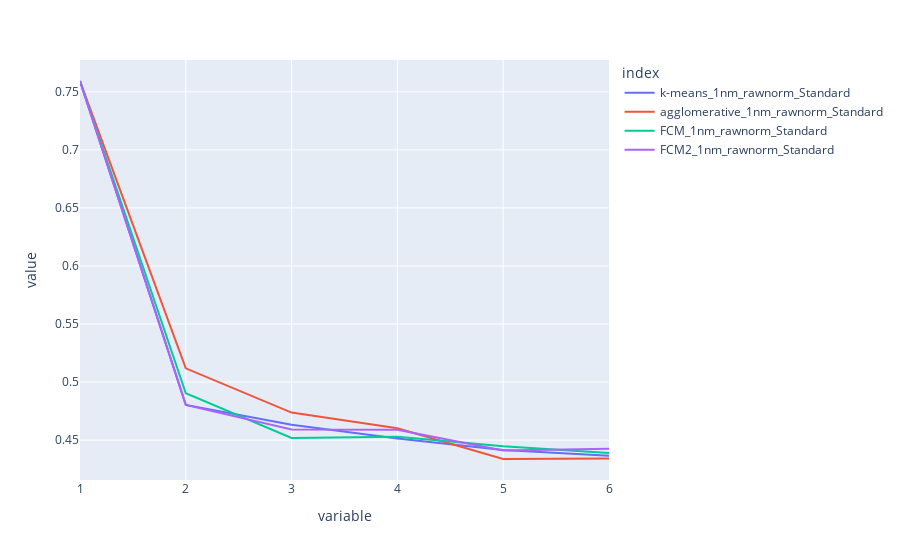

The code cell stored with this chart in its notebook:
### Markdown cell above
# Testing different clustering algos

### Code cell
fig = plot_clustering_results('../data/', [1], [['raw', 'norm']], ['Standard'], ['k-means', 'agglomerative', 'FCM', 'FCM2'])
fig

### Figure 1 — Plotly figure (JSON) as saved in the notebook; plotly's stock layout.template omitted (floating-point values rounded to 4 significant figures)
{"data": [{"hovertemplate": "index=k-means_1nm_rawnorm_Standard<br>variable=%{x}<br>value=%{y}<extra></extra>", "legendgroup": "k-means_1nm_rawnorm_Standard", "line": {"color": "#636efa", "dash": "solid"}, "mode": "lines", "name": "k-means_1nm_rawnorm_Standard", "orientation": "v", "showlegend": true, "type": "scatter", "x": ["1", "2", "3", "4", "5", "6"], "xaxis": "x", "y": [0.7593, 0.4803, 0.4633, 0.4514, 0.4414, 0.4366], "yaxis": "y"}, {"hovertemplate": "index=agglomerative_1nm_rawnorm_Standard<br>variable=%{x}<br>value=%{y}<extra></extra>", "legendgroup": "agglomerative_1nm_rawnorm_Standard", "line": {"color": "#EF553B", "dash": "solid"}, "mode": "lines", "name": "agglomerative_1nm_rawnorm_Standard", "orientation": "v", "showlegend": true, "type": "scatter", "x": ["1", "2", "3", "4", "5", "6"], "xaxis": "x", "y": [0.7593, 0.5118, 0.4737, 0.4601, 0.4337, 0.4341], "yaxis": "y"}, {"hovertemplate": "index=FCM_1nm_rawnorm_Standard<br>variable=%{x}<br>value=%{y}<extra></extra>", "legendgroup": "FCM_1nm_rawnorm_Standard", "line": {"color": "#00cc96", "dash": "solid"}, "mode": "lines", "name": "FCM_1nm_rawnorm_Standard", "orientation": "v", "showlegend": true, "type": "scatter", "x": ["1", "2", "3", "4", "5", "6"], "xaxis": "x", "y": [0.7593, 0.4903, 0.4518, 0.4529, 0.4446, 0.4389], "yaxis": "y"}, {"hovertemplate": "index=FCM2_1nm_rawnorm_Standard<br>variable=%{x}<br>value=%{y}<extra></extra>", "legendgroup": "FCM2_1nm_rawnorm_Standard", "line": {"color": "#ab63fa", "dash": "solid"}, "mode": "lines", "name": "FCM2_1nm_rawnorm_Standard", "orientation": "v", "showlegend": true, "type": "scatter", "x": ["1", "2", "3", "4", "5", "6"], "xaxis": "x", "y": [0.7593, 0.4803, 0.4592, 0.4588, 0.441, 0.4426], "yaxis": "y"}], "layout": {"autosize": true, "legend": {"title": {"text": "index"}, "tracegroupgap": 0}, "margin": {"t": 60}, "xaxis": {"anchor": "y", "autorange": true, "domain": [0, 1], "range": [0, 5], "title": {"text": "variable"}, "type": "category"}, "yaxis": {"anchor": "x", "autorange": true, "domain": [0, 1], "range": [0.4156, 0.7774], "title": {"text": "value"}, "type": "linear"}}}
